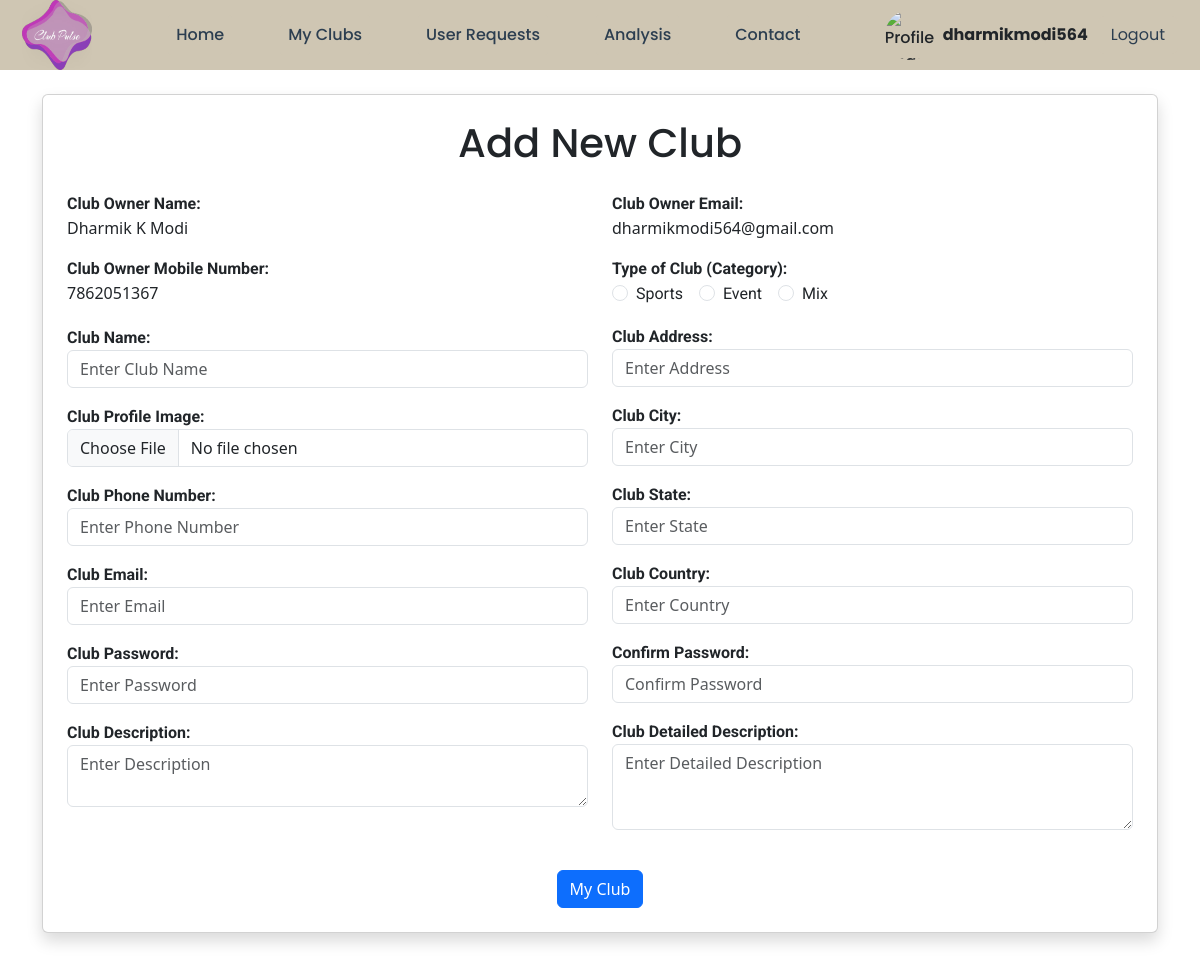
Page /add_new_club/1 on the committed database.
### exp_app/models.py (models this page shows, shortened)
class Owner_Detail(models.Model):
    owner_id = models.AutoField(primary_key=True)
    name = models.CharField(max_length=100, verbose_name="Name", null=True)
    username = models.CharField(max_length=255,verbose_name='Username',null=True)
    mobile_number = models.CharField(max_length=10, verbose_name="Mobile_number", null=True)
    city = models.CharField(max_length=30, verbose_name="City", null=True)
    email = models.EmailField(max_length=100, verbose_name="Email_id")
    password = models.CharField(max_length=100, verbose_name="Password", null=True)
    profile_image = models.ImageField(upload_to='exp_app/static/images/owner', null=True, blank=True)

### exp_app/views.py (the view, shortened to what this page needs)
# urls.py: path('add_new_club/<int:owner_id>', views.Add_new_club, name='add_new_club'),
def Add_new_club(request, owner_id):
    data = models.Owner_Detail.objects.get(owner_id=owner_id)
    id = data.owner_id
    email = data.email
    username = data.username
    profile_image = data.profile_image
    mobile_number = data.mobile_number
    name = data.name
    club_list = models.Club_Detail.objects.filter(club_owner_email = email)
    length_club = len(club_list)
    context = {
        'id' : id,
        'email' : email,
        'username' : username,
        'mobile_number' : mobile_number,
        'name' : name,
        'profile_image' : profile_image,
        'club' : club_list,
        'length_club' : length_club
    }
    return render(request, 'add_new_club.html', context)

### exp_app/templates/add_new_club.html (shortened to what this page needs)
{% extends 'owner_base.html' %}
{% block content %}
{% load static %}
<div class="container my-4">
    <form method="post" enctype="multipart/form-data" action="{% url 'add_new_club' id %}">
        <div class="card p-4 shadow">
            <h1 class="text-center mb-4">Add New Club</h1>
            <div class="row">
                <div class="col-md-6 col-12">
                    <div class="mb-3">
                        <label class="fw-bold">Club Owner Name:</label>
                        <p>{{ name }}</p>
                    </div>
                    <div class="mb-3" style="margin-bottom: 20px !important;">
                        <label class="fw-bold">Club Owner Mobile Number:</label>
                        <p>{{ mobile_number }}</p>
                    </div>
                    <div class="mb-3">
                        <label class="fw-bold">Club Name:</label>
                        <input class="form-control" type="text" name="club_name" placeholder="Enter Club Name" required>
                    </div>
                    <div class="mb-3">
                        <label class="fw-bold">Club Profile Image:</label>
                        <input class="form-control" type="file" name="club_profile_image" required>
                    </div>
                    <div class="mb-3">
                        <label class="fw-bold">Club Phone Number:</label>
                        <input class="form-control" type="text" name="club_phone_number" placeholder="Enter Phone Number" required>
                    </div>
                    <div class="mb-3">
                        <label class="fw-bold">Club Email:</label>
                        <input class="form-control" type="email" name="club_email" placeholder="Enter Email" required>
                    </div>
                    <div class="mb-3">
                        <label class="fw-bold">Club Password:</label>
                        <input class="form-control" type="password" name="club_password" placeholder="Enter Password" required>
                    </div>
                    <div class="mb-3">
                        <label class="fw-bold">Club Description:</label>
                        <textarea class="form-control" type="text" name="club_description" placeholder="Enter Description" required></textarea>
                    </div>
                </div>
                <div class="col-md-6 col-12">
                    <div class="mb-3">
                        <label class="fw-bold">Club Owner Email:</label>
                        <p>{{ email }}</p>
                    </div>
                    <div class="mb-3">
                        <label class="fw-bold">Type of Club (Category):</label>
                        <div class="d-flex gap-3">
                            <div class="form-check">
                                <input class="form-check-input" type="radio" name="club_category" value="Sports" required>
                                <label class="form-check-label">Sports</label>
                            </div>
                            <div class="form-check">
                                <input class="form-check-input" type="radio" name="club_category" value="Event">
                                <label class="form-check-label">Event</label>
                            </div>
                            <div class="form-check">
                                <input class="form-check-input" type="radio" name="club_category" value="Mix">
                                <label class="form-check-label">Mix</label>
                            </div>
                        </div>
                    </div>
                    <div class="mb-3">
                        <label class="fw-bold">Club Address:</label>
                        <input class="form-control" type="text" name="club_address" placeholder="Enter Address" required>
                    </div>
                    <div class="mb-3">
                        <label class="fw-bold">Club City:</label>
                        <input class="form-control" type="text" name="club_city" placeholder="Enter City" required>
                    </div>
                    <div class="mb-3">
                        <label class="fw-bold">Club State:</label>
                        <input class="form-control" type="text" name="club_state" placeholder="Enter State" required>
                    </div>
                    <div class="mb-3">
                        <label class="fw-bold">Club Country:</label>
                        <input class="form-control" type="text" name="club_country" placeholder="Enter Country" required>
                    </div>
                    <div class="mb-3">
                        <label class="fw-bold">Confirm Password:</label>
                        <input class="form-control" type="password" name="club_confirm_password" placeholder="Confirm Password" required>
                    </div>
                    <div class="mb-3">
                        <label class="fw-bold">Club Detailed Description:</label>
                        <textarea class="form-control" name="club_detail_description" rows="3" placeholder="Enter Detailed Description" required></textarea>
                    </div>
                </div>
            </div>
            <div class="text-center mt-4">
                <button class="btn btn-primary" type="submit">My Club</button>
            </div>
        </div>
    </form>
</div>
{% endblock %}

### exp_app/templates/owner_base.html (shortened to what this page needs)
{% load static %}
<!DOCTYPE html>
<html lang="en">
<head>
    <link href="https://cdn.jsdelivr.net/npm/bootstrap@5.3.3/dist/css/bootstrap.min.css" rel="stylesheet">
<link rel="stylesheet" href="https://cdn.jsdelivr.net/npm/bootstrap@5.3.0/dist/css/bootstrap.min.css">
</head>
<body style="width: 100%; margin: 0%;">
    <nav class="navbar navbar-expand-lg" style="background-color: rgb(207, 198, 179); position: fixed; width: 100%; top: 0; z-index: 1000; padding: 3px 10px;">
        <div class="container-fluid">
                <img src="{% static 'image/logo_club_pulse_3.PNG' %}" class="navbar-brand d-flex align-items-center" width="70px" height="80px" alt="CMS Logo" style="border-radius: 25%;">
            <div class="collapse navbar-collapse justify-content-center" id="navbarNav">
                <ul class="navbar-nav gap-5">
                    <li class="nav-item">
                        <a class="nav-link nav_link {% if 'owner_home' in request.path %}active{% endif %}" href="{% url 'owner_home' id %}">Home</a>
                    </li>
                    <li class="nav-item">
                        <a class="nav-link nav_link {% if 'owner_my_club' in request.path %}active{% endif %}" href="{% url 'owner_my_club' id 'all' %}">My Clubs</a>
                    </li>
                    <li class="nav-item">
                        <a class="nav-link nav_link {% if 'owner_user_request' in request.path %}active{% endif %}" href="{% url 'owner_user_request' id 0 %}">User Requests</a>
                    </li>
                    <li class="nav-item">
                        <a class="nav-link nav_link {% if 'owner_analysis' in request.path %}active{% endif %}" href="{% url 'owner_analysis' id %}">Analysis</a>
                    </li>
                    <li class="nav-item">
                        <a class="nav-link nav_link {% if 'owner_contact' in request.path %}active{% endif %}" href="{% url 'owner_contact' id %}">Contact</a>
                    </li>
                </ul>
            </div>
            <div class="desktop-profile d-flex align-items-center ms-lg-3">
                <img src="{{ profile_image.url }}" alt="Profile Image" width="50" height="50" class="rounded-circle">
                <span class="ms-2 fs-6 fw-bold text-dark">{{ username }}</span>
                <a class="btn btn-logout" href="{% url 'login' %}" style=" margin-left: 10px;">Logout</a>
            </div>
        </div>
    </nav>
    <div style="height: 70px;"></div>
    {% block content %}
    {% endblock %}
</body>
</html>

### exp_app/templates/owner_base.html (style rules this page uses)
body { background-color: #f0f8ff; color: #333333; background-size: 100%; font-family: 'Roboto', sans-serif; }
label, input, textarea { font-family: 'Roboto', sans-serif; font-size: 16px; }
h1, h2, h3, h4 { font-family: 'Poppins', sans-serif; font-weight: 600; color: darkcyan; }
.navbar { height: 70px; display: flex; flex-direction: row; position: fixed; background: #2C3E50; width: 100%; font-family: 'Poppins', sans-serif; font-size: 16px; font-weight: 500; }
.navbar a { color: #2C3E50; background-color: rgb(207, 198, 179); text-decoration: none; transition: 0.3s; }
.navbar-brand { font-size: 20px; font-weight: 600; }
.nav_link { text-decoration: none; color: black; border-radius: 3px; padding: 2px; }
.btn-logout { color: #000; }

### rows in the picture
Owner_Detail: username "dharmikmodi564", name "Dharmik K Modi", mobile_number "7862051367", email "dharmikmodi564@gmail.com"
